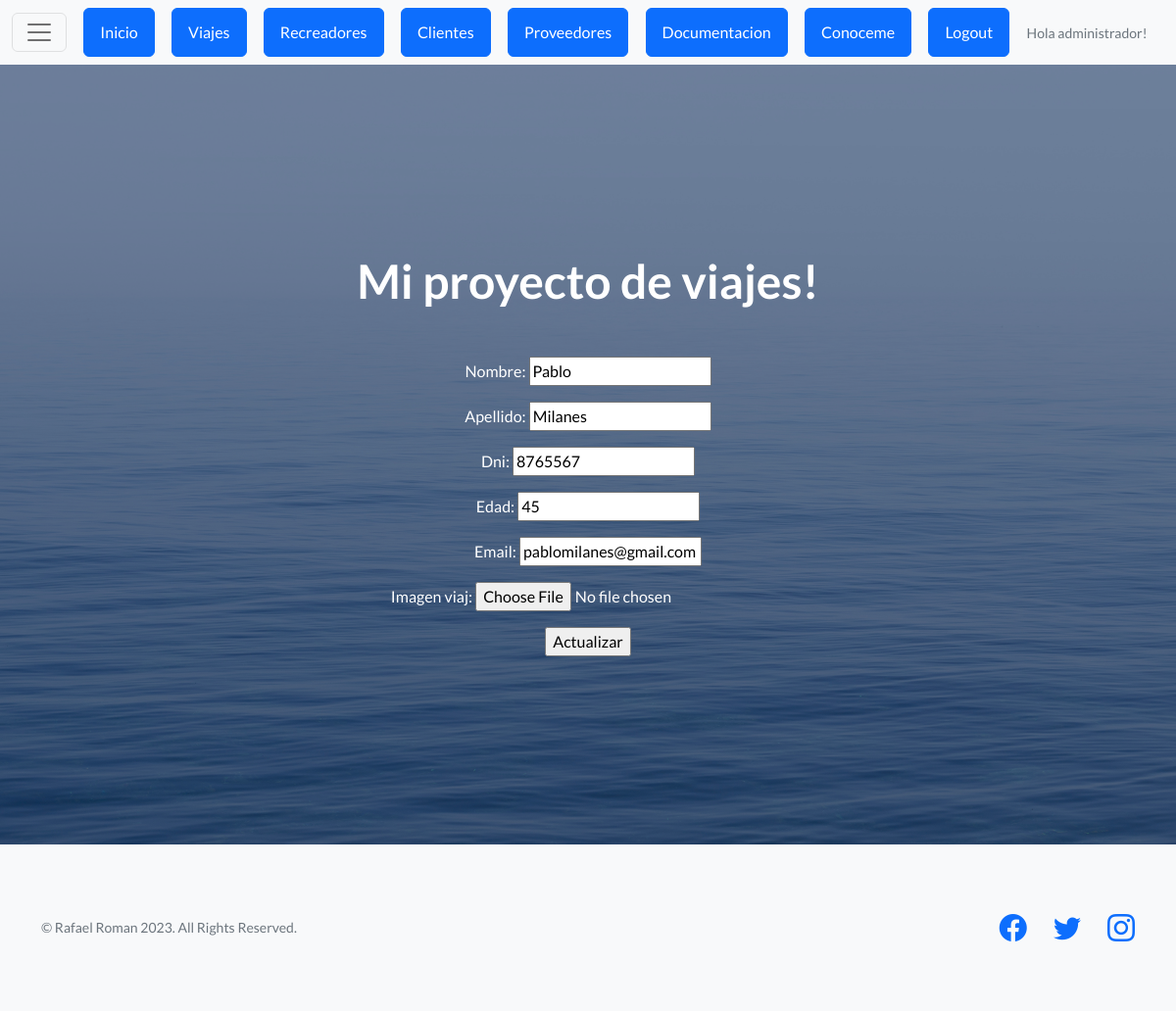
Before: /proyecto/recreadores/actualizar/3/ (signed in) with the older database file.
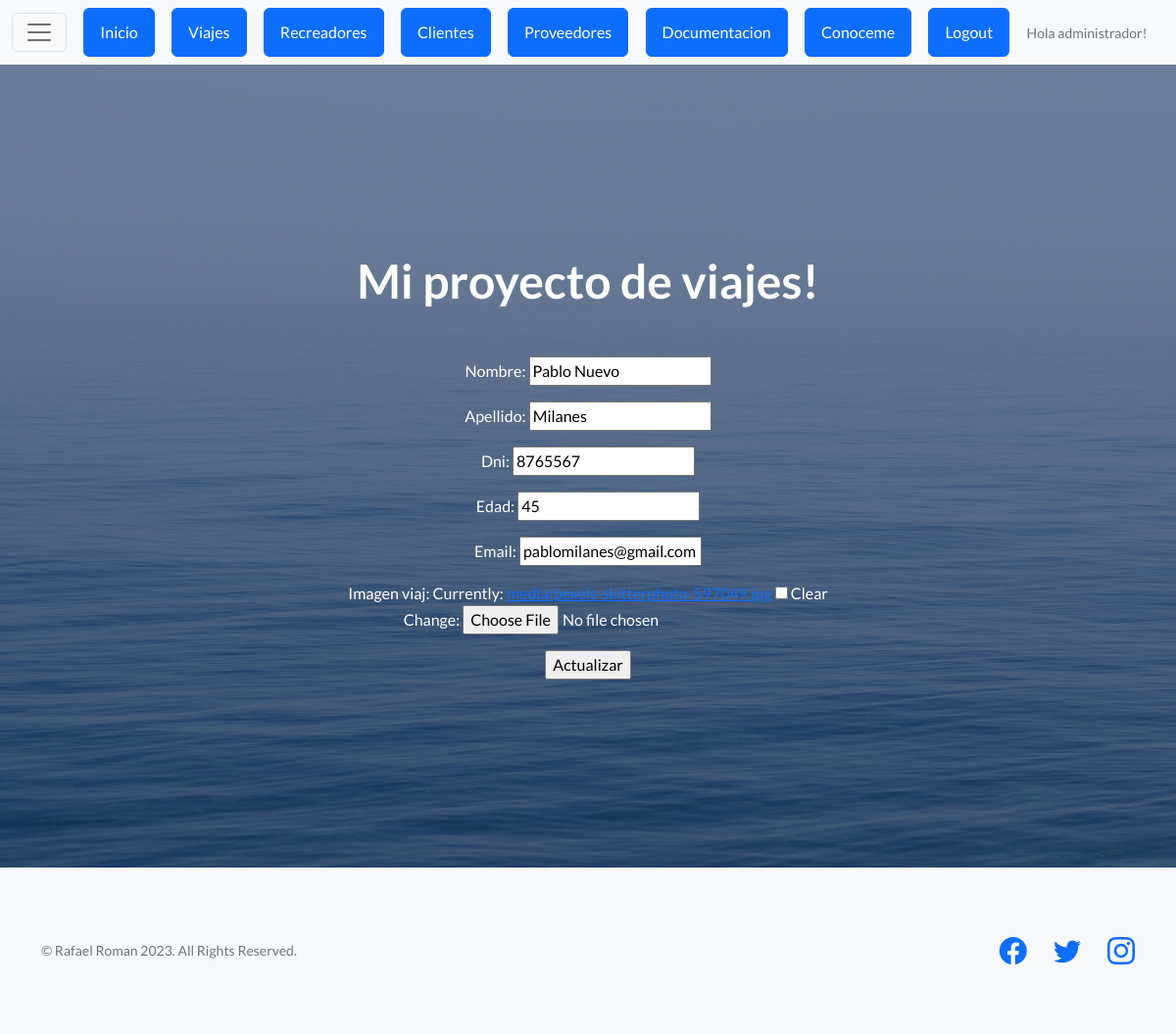
After: the same page with the newer database file.
### appexcursiones/models.py (models this page shows, shortened)
class Recreadores(models.Model):
   nombre = models.CharField(max_length=50)
   apellido = models.CharField(max_length=50)
   dni = models.IntegerField()
   edad = models.IntegerField()
   email= models.EmailField(max_length=80)
   imagen_viaj= models.ImageField(null=True, blank=True, upload_to="media")

### appexcursiones/views.py (the view)
# urls.py: path('recreadores/actualizar/<pk>/', views.RecreadoresUpdateView.as_view(), name="proyecto-recreadores-update"),
class RecreadoresUpdateView(LoginRequiredMixin, UpdateView):
    model = Recreadores
    success_url = reverse_lazy("proyecto-recreadores-list")
    fields = ["nombre", "apellido", "dni", "edad",  "email", "imagen_viaj"]
    template_name = "Appnuevo/recreadores_update.html"

### appexcursiones/templates/Appnuevo/recreadores_update.html (shortened to what this page needs)
{% extends "Appnuevo/base.html" %}
{% load static %}
{% block contenido %}
<form method="post" enctype="multipart/form-data">
    {{form.as_p}}
    <input type="submit" value="Actualizar">
</form>
{% endblock contenido %}

Changed rows visible on the page:
changed Recreadores "Milanes": nombre "Pablo" → "Pablo Nuevo"
Other visible differences:
form field as_p: (not shown) → "☐"
text no longer shown: "Nombre: Apellido: Dni: Edad: Email: Imagen viaj:"
text now shown: "Nombre: Apellido: Dni: Edad: Email: Imagen viaj: Currently: media/pexels-skitterphoto-597049.jpg Clear Change:"
